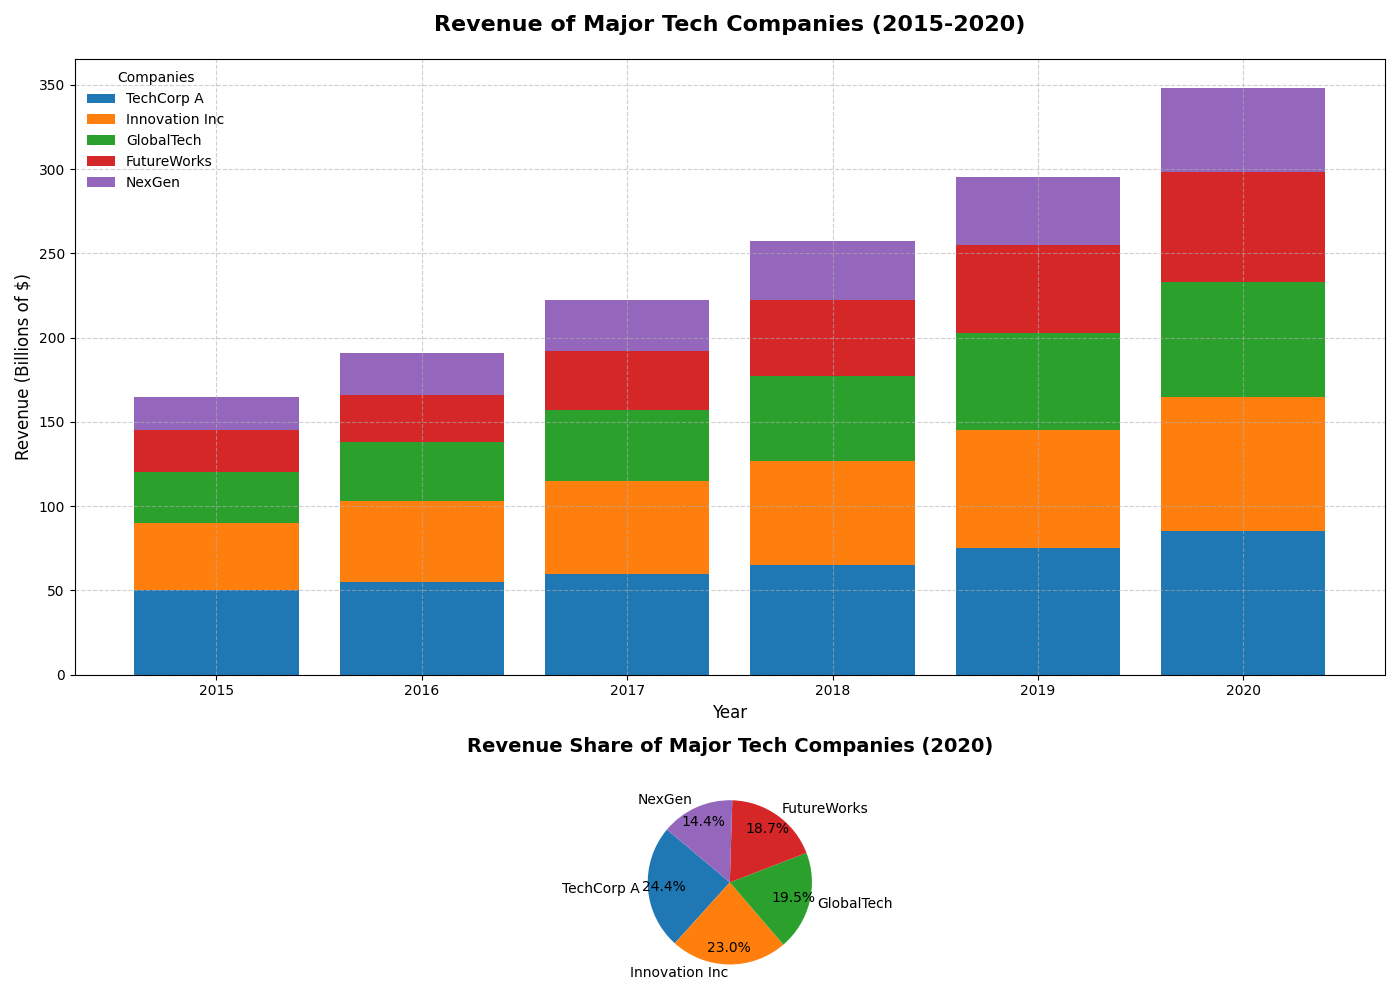

The Python source for this figure:
import matplotlib.pyplot as plt
import numpy as np

years = np.arange(2015, 2021)

company_names = ['TechCorp A', 'Innovation Inc', 'GlobalTech', 'FutureWorks', 'NexGen']
techcorp_a_revenue = np.array([50, 55, 60, 65, 75, 85])
innovation_inc_revenue = np.array([40, 48, 55, 62, 70, 80])
globaltech_revenue = np.array([30, 35, 42, 50, 58, 68])
futureworks_revenue = np.array([25, 28, 35, 45, 52, 65])
nexgen_revenue = np.array([20, 25, 30, 35, 40, 50])

revenues = np.array([techcorp_a_revenue, innovation_inc_revenue, globaltech_revenue, futureworks_revenue, nexgen_revenue])

fig, (ax1, ax2) = plt.subplots(2, 1, figsize=(14, 10), gridspec_kw={'height_ratios': [3, 1]})

# New set of colors
colors = ['#1f77b4', '#ff7f0e', '#2ca02c', '#d62728', '#9467bd']

for i in range(len(company_names)):
    if i == 0:
        ax1.bar(years, revenues[i], color=colors[i], label=company_names[i])
    else:
        bottom = np.sum(revenues[:i], axis=0)
        ax1.bar(years, revenues[i], color=colors[i], bottom=bottom, label=company_names[i])

ax1.set_title('Revenue of Major Tech Companies (2015-2020)', fontsize=16, fontweight='bold', pad=20)
ax1.set_xlabel('Year', fontsize=12)
ax1.set_ylabel('Revenue (Billions of $)', fontsize=12)
ax1.set_xticks(years)
ax1.set_xticklabels(years)
ax1.legend(title="Companies", loc='upper left', fontsize=10, frameon=False)
ax1.grid(True, which='major', linestyle='--', alpha=0.6)

revenue_2020 = revenues[:, -1]
ax2.pie(revenue_2020, labels=company_names, autopct='%1.1f%%', colors=colors, startangle=140, pctdistance=0.8)
ax2.set_title('Revenue Share of Major Tech Companies (2020)', fontsize=14, fontweight='bold', pad=20)

plt.tight_layout()
plt.show()
